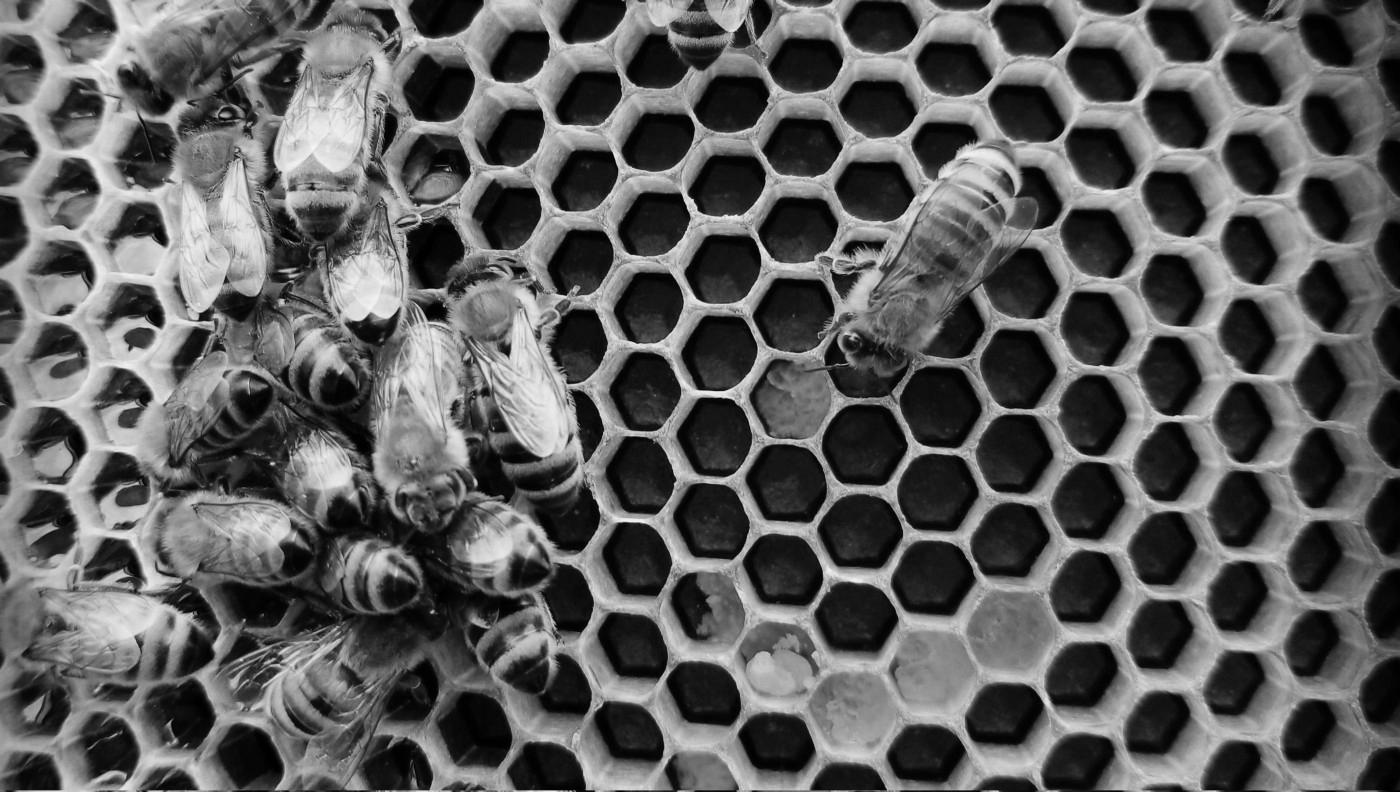

The script that saved this image:
from PIL import Image
import numpy as np

def apply_grayscale(image_path, output_path):
    img = Image.open("bees.jpg")
    img_array = np.array(img)

    # Applying grayscale using nested for loop
    for i in range(img_array.shape[0]):
        for j in range(img_array.shape[1]):
            avg_value = int(np.mean(img_array[i, j]))
            img_array[i, j] = [avg_value, avg_value, avg_value]

    grayscale_img = Image.fromarray(img_array.astype('uint8'))
    grayscale_img.save(output_path)

if __name__ == "__main__":
    input_image_path = "bees.jpg"
    output_image_path = "grayscale.jpg"

    apply_grayscale(input_image_path, output_image_path)
